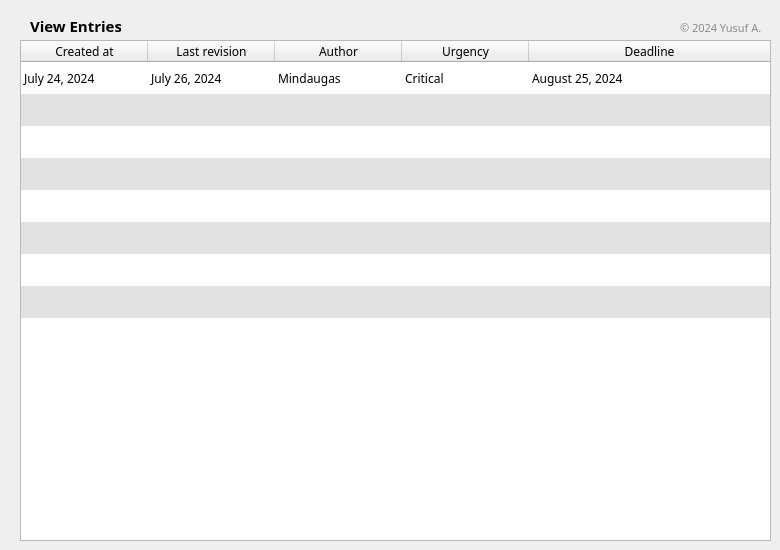
    <widget class="QWidget" name="tab_entries">
     <attribute name="title">
      <string>View</string>
     </attribute>
     <widget class="QTableWidget" name="table_entries">
      <property name="geometry">
       <rect>
        <x>20</x>
        <y>40</y>
        <width>751</width>
        <height>501</height>
       </rect>
      </property>
      <property name="font">
       <font>
        <family>Sans Serif</family>
        <pointsize>9</pointsize>
        <weight>50</weight>
        <bold>false</bold>
       </font>
      </property>
      <property name="autoFillBackground">
       <bool>false</bool>
      </property>
      <property name="styleSheet">
       <string notr="true">alternate-background-color: #e1e1e1;</string>
      </property>
      <property name="frameShape">
       <enum>QFrame::StyledPanel</enum>
      </property>
      <property name="frameShadow">
       <enum>QFrame::Plain</enum>
      </property>
      <property name="editTriggers">
       <set>QAbstractItemView::NoEditTriggers</set>
      </property>
      <property name="showDropIndicator" stdset="0">
       <bool>false</bool>
      </property>
      <property name="dragDropOverwriteMode">
       <bool>false</bool>
      </property>
      <property name="alternatingRowColors">
       <bool>true</bool>
      </property>
      <property name="selectionMode">
       <enum>QAbstractItemView::SingleSelection</enum>
      </property>
      <property name="selectionBehavior">
       <enum>QAbstractItemView::SelectRows</enum>
      </property>
      <property name="showGrid">
       <bool>false</bool>
      </property>
      <property name="gridStyle">
       <enum>Qt::SolidLine</enum>
      </property>
      <property name="cornerButtonEnabled">
       <bool>false</bool>
      </property>
      <property name="rowCount">
       <number>8</number>
      </property>
      <property name="columnCount">
       <number>5</number>
      </property>
      <attribute name="horizontalHeaderVisible">
       <bool>true</bool>
      </attribute>
      <attribute name="horizontalHeaderCascadingSectionResizes">
       <bool>false</bool>
      </attribute>
      <attribute name="horizontalHeaderMinimumSectionSize">
       <number>19</number>
      </attribute>
      <attribute name="horizontalHeaderDefaultSectionSize">
       <number>127</number>
      </attribute>
      <attribute name="horizontalHeaderHighlightSections">
       <bool>true</bool>
      </attribute>
      <attribute name="horizontalHeaderStretchLastSection">
       <bool>true</bool>
      </attribute>
      <attribute name="verticalHeaderVisible">
       <bool>false</bool>
      </attribute>
      <attribute name="verticalHeaderMinimumSectionSize">
       <number>32</number>
      </attribute>
      <attribute name="verticalHeaderDefaultSectionSize">
       <number>32</number>
      </attribute>
      <attribute name="verticalHeaderShowSortIndicator" stdset="0">
       <bool>false</bool>
      </attribute>
      <attribute name="verticalHeaderStretchLastSection">
       <bool>false</bool>
      </attribute>
      <row/>
      <row/>
      <row/>
      <row/>
      <row/>
      <row/>
      <row/>
      <row/>
      <column>
       <property name="text">
        <string>Created at</string>
       </property>
      </column>
      <column>
       <property name="text">
        <string>Last revision</string>
       </property>
      </column>
      <column>
       <property name="text">
        <string>Author</string>
       </property>
      </column>
      <column>
       <property name="text">
        <string>Urgency</string>
       </property>
      </column>
      <column>
       <property name="text">
        <string>Deadline</string>
       </property>
      </column>
      <item row="0" column="0">
       <property name="text">
        <string>July 24, 2024</string>
       </property>
      </item>
      <item row="0" column="1">
       <property name="text">
        <string>July 26, 2024</string>
       </property>
      </item>
      <item row="0" column="2">
       <property name="text">
        <string>Mindaugas</string>
       </property>
      </item>
      <item row="0" column="3">
       <property name="text">
        <string>Critical</string>
       </property>
      </item>
      <item row="0" column="4">
       <property name="text">
        <string>August 25, 2024</string>
       </property>
      </item>
     </widget>
     <widget class="QLabel" name="label_15">
      <property name="geometry">
       <rect>
        <x>30</x>
        <y>10</y>
        <width>91</width>
        <height>31</height>
       </rect>
      </property>
      <property name="font">
       <font>
        <family>CMU Sans Serif</family>
        <pointsize>11</pointsize>
        <weight>75</weight>
        <bold>true</bold>
       </font>
      </property>
      <property name="text">
       <string>View Entries</string>
      </property>
     </widget>
     <widget class="QLabel" name="label_4">
      <property name="geometry">
       <rect>
        <x>680</x>
        <y>20</y>
        <width>91</width>
        <height>16</height>
       </rect>
      </property>
      <property name="font">
       <font>
        <family>CMU Sans Serif</family>
        <pointsize>8</pointsize>
        <weight>50</weight>
        <bold>false</bold>
       </font>
      </property>
      <property name="styleSheet">
       <string notr="true">color: #8a8a8a;</string>
      </property>
      <property name="text">
       <string>© 2024 Yusuf A.</string>
      </property>
      <property name="alignment">
       <set>Qt::AlignLeading|Qt::AlignLeft|Qt::AlignVCenter</set>
      </property>
      <property name="wordWrap">
       <bool>true</bool>
      </property>
     </widget>
    </widget>
